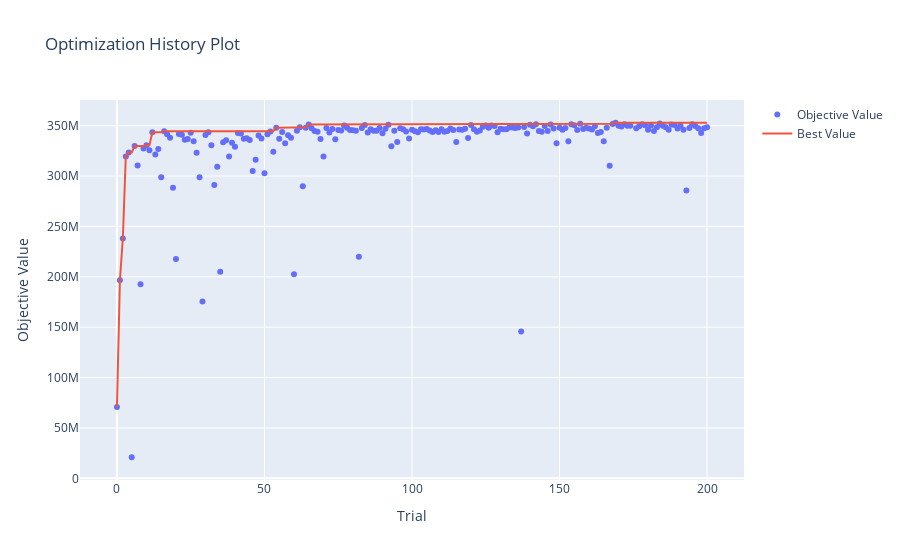

The code cell stored with this chart in its notebook:
### Code cell
optuna.visualization.plot_optimization_history(study)

### Figure 1 — Plotly figure (JSON) as saved in the notebook; plotly's stock layout.template omitted (floating-point values rounded to 4 significant figures; data arrays with more than 128 entries replaced by an {"elided": "..."} marker saying what was removed)
{"data": [{"mode": "markers", "name": "Objective Value", "type": "scatter", "x": {"elided": "200 int values"}, "y": {"elided": "200 float values"}}, {"mode": "lines", "name": "Best Value", "type": "scatter", "x": {"elided": "201 int values"}, "y": {"elided": "201 float values"}}, {"marker": {"color": "#cccccc"}, "mode": "markers", "name": "Infeasible Trial", "showlegend": false, "type": "scatter", "x": [], "y": []}], "layout": {"title": {"text": "Optimization History Plot"}, "xaxis": {"title": {"text": "Trial"}}, "yaxis": {"title": {"text": "Objective Value"}}}}
